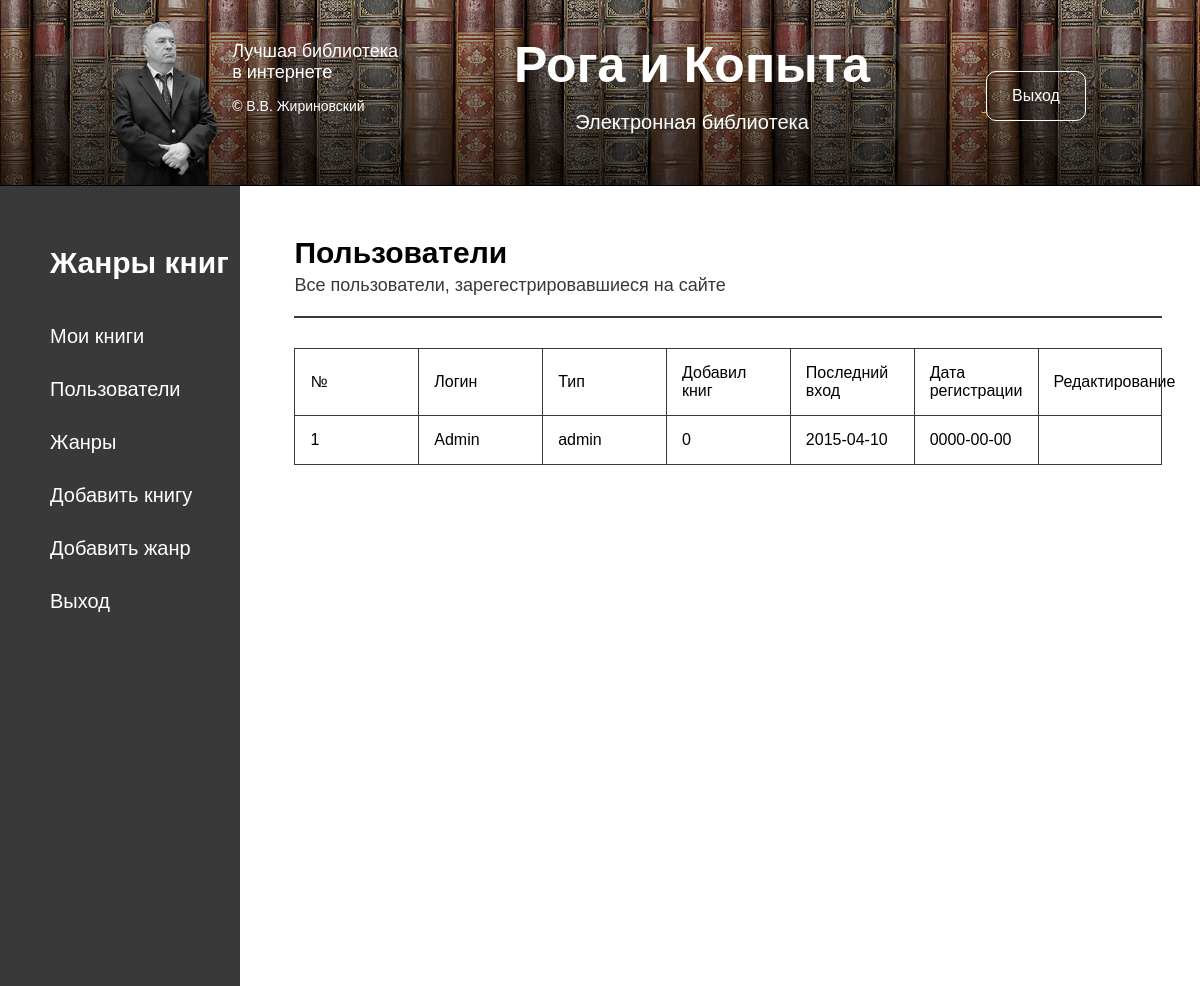
/admin/users.php (signed in), run on the app's committed database.
### tables this page shows
CREATE TABLE IF NOT EXISTS `users` (
  `id` int(11) NOT NULL AUTO_INCREMENT,
  `login` varchar(30) NOT NULL,
  `pass` varchar(50) NOT NULL,
  `email` varchar(50) NOT NULL,
  `books` int(11) NOT NULL DEFAULT '0',
  `type` varchar(20) NOT NULL DEFAULT 'user',
  `registered` date NOT NULL,
  `enter` date DEFAULT NULL,
  PRIMARY KEY (`id`)
);

### admin/users.php (the view, shortened to what this page needs)
<? include 'header.php' ?>
<main>
	<h3 class="title">Пользователи</h3>
	<h4>Все пользователи, зарегестрировавшиеся на сайте</h4>
	<hr>
	<? if ($_SESSION['type'] != 'admin'): ?>
		<div class="error">Для просмотра этой страницы Вы должны обладать правами администратора. Обратитесь к Администратору для получения дополнительной информации.</div>
	<? else: ?>
		<table>
			<tr>
				<td>№</td>
				<td>Логин</td>
				<td>Тип</td>
				<td>Добавил книг</td>
				<td>Последний вход</td>
				<td>Дата регистрации</td>
				<td>Редактирование</td>
			</tr>
			<? $num = 1; ?>
			<? $result = $mysqli->query("SELECT * FROM users"); ?>
			<? while ($user = $result->fetch_array()): ?>
				<tr>
					<td><?= $num++ ?></td>
					<td><?=$user['login']?></td>
					<td><?=$user['type']?></td>
					<td><?=$user['books']?></td>
					<td><?=$user['enter']?></td>
					<td><?=$user['registered']?></td>
					<td>
					</td>
				</tr>
			<? endwhile ?>
		</table>
	<? endif ?>
</main>

### style.css (style rules this page uses)
body, html { padding: 0; margin: 0; font-family: 'Roboto Slab', sans-serif; height: 100%; }
h3 { font-size: 30px; }
hr { background: #393939; height: 2px; border: none; }
table { margin: 30px 0 0 0; width: 100%; table-layout: fixed; border-collapse: collapse; }
table td { padding: 15px; border: 1px #393939 solid; }
main { display: inline-block; vertical-align: top; padding: 50px 30px 40px 50px; width: 79%; box-sizing: border-box; }
main .title { margin: 0; }
main h4 { margin: 5px 0 20px; color: #393939; font-weight: 300; font-size: 18px }

### data on the page
users: login "Admin", type "admin", books "0", enter "2015-04-10", registered "0000-00-00"
